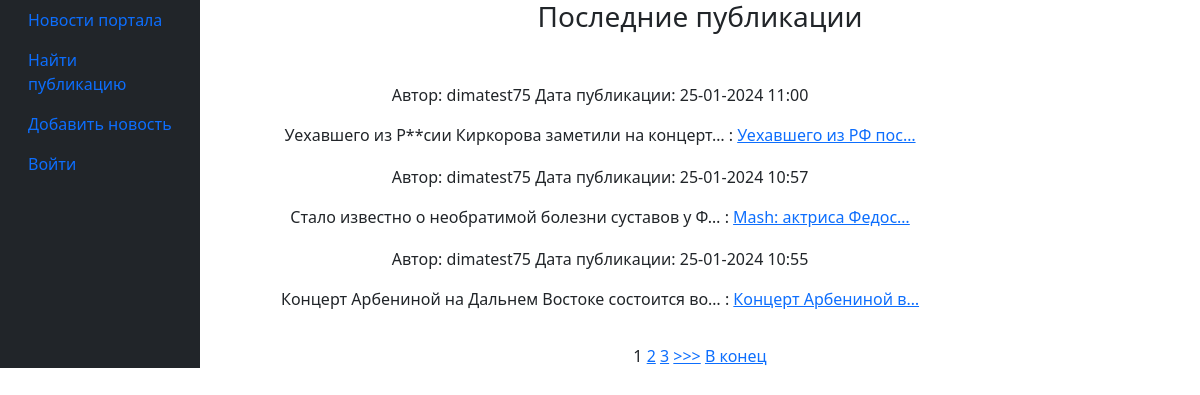
Before: / with the older database file.
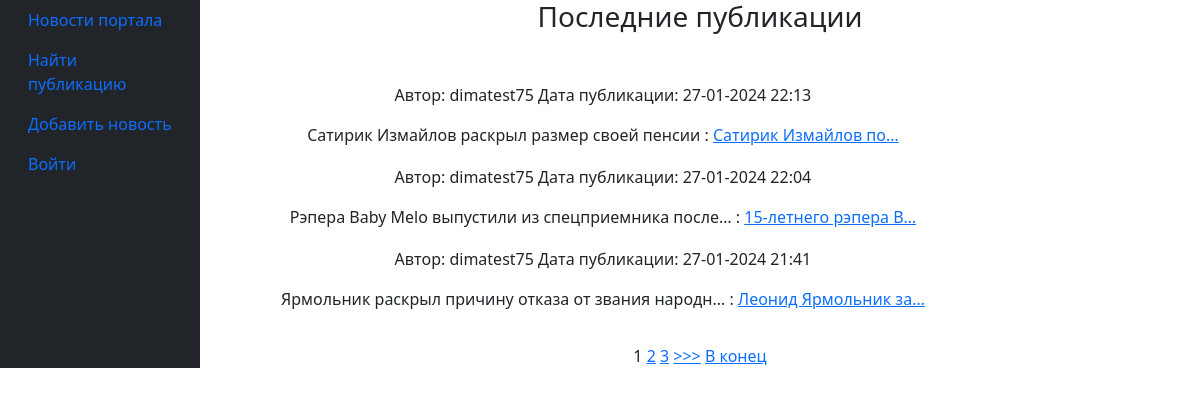
After: the same page with the newer database file.
### news/models.py (models this page shows, shortened)
class Post(models.Model):
    article = "AR"
    news = "NW"
    author = models.ForeignKey(Author,on_delete=models.CASCADE)
    post_type_choices = [(article, 'Статья'), (news, 'Новость')]
    post_type = models.CharField(max_length=2, choices=post_type_choices)
    created_at = models.DateTimeField(auto_now_add=True)
    categories = models.ManyToManyField(Category, through='PostCategory')
    title = models.CharField(max_length=255)
    text = models.TextField()
    rating = models.IntegerField(default=0)

class Author(models.Model):
    user = models.OneToOneField(User, on_delete=models.CASCADE)
    rating = models.IntegerField(default=0)
    def __str__(self):
        return self.user.username

### news/views.py (the view)
# urls.py: path('', PostList.as_view()),
class PostList(ListView):
    model = Post
    template_name = 'news_list.html'
    context_object_name = 'postList'
    queryset = Post.objects.order_by('-created_at')
    paginate_by = 3
    def get_context_data(self, **kwargs):
        context = super().get_context_data(**kwargs)
        context['is_not_author'] = not self.request.user.groups.filter(name='authors').exists()
        return context

### news/templatetags/my_filters.py (called while the page is built)
@register.filter(name='censor')
def censor(value):
    if isinstance(value, str):
        result = str(value)
        for key in censor_dict.keys():
            result = result.replace(key, censor_dict[key])
        return result
    else:
        raise ValueError(f'Нельзя фильтровать то, что отличается от {type(value)}')

### templates/news_list.html (shortened to what this page needs)
{% extends 'default.html' %}
{% load my_filters %}
{% block content %}
    <h3>Последние публикации</h3>
    <br>
    {% if postList %}
        <ul>
            <table>
        {% for record in postList %}
            <tr>
                <p align="left">
                    <td><p>Автор: {{ record.author }}
                    Дата публикации: {{ record.created_at|date:'d-m-Y H:i' }}</p>
                    <p> {{ record.title|truncatechars:50|censor }} :
                    <a href="/news/{{ record.pk }}"> {{ record.text|truncatechars:20|censor }}</a></td>
                    </p>
            </tr>
        {% endfor %}
         </table>
        </ul>
        {% if is_paginated %}
            {% for num in page_obj.paginator.page_range %}
                {% if page_obj.number == num %}
                    <a>{{ num }}</a>
                {% elif num > page_obj.number|add:'-3' and num < page_obj.number|add:'3' %}
                    <a href="?page={{ num }}">{{ num }}</a>
                {% endif %}
            {% endfor %}
            {% if page_obj.has_next %}
                <a href="?page={{ page_obj.next_page_number }}">>>></a>
                <a href="?page={{ page_obj.paginator.num_pages }}">В конец</a>
            {% endif %}
        {% endif %}
    {% else %}
        <h3>Новостей нет =(</h3>
    {% endif %}
{% endblock %}

### templates/default.html (shortened to what this page needs)
<!DOCTYPE html>
<html lang="en">
<head>
    {% load static %}
    <link href="{% static 'css/styles.css' %}" rel="stylesheet" />
</head>
<body>
    <div class="container-fluid">
        <div class="row">
            <nav class="col-md-2 d-none d-md-block bg-dark sidebar">
                <div class="sidebar-sticky">
                    <ul class="nav flex-column">
                        <li class="nav-item">
                            <a class="nav-link active" href="/news/">
                                Новости портала
                            </a>
                        </li>
                        <li class="nav-item">
                            <a class="nav-link" href="/news/search">
                                Найти публикацию
                            </a>
                        </li>
                        <li class="nav-item">
                            <a class="nav-link" href="/news/add">
                                Добавить новость
                            </a>
                        </li>
                        <li class="nav-item">
                            {% if request.user.is_authenticated %}
                            <a class="nav-link"  href="/accounts/logout/">
                                Выйти
                            </a>
                            {% else %}
                            <a class="nav-link" href="/accounts/login/">
                                Войти
                            </a>
                            {% endif %}
                        </li>
                    </ul>
                </div>
            </nav>
            <main role="main" class="col-md-9 ml-sm-auto col-lg-10 px-4">
                <div class="container">
                    <div class="row">
                        <div class="col-lg-12 text-center">
                            {% block content %}{% endblock content %}
                        </div>
                    </div>
                </div>
            </main>
        </div>
    </div>
</body>
</html>

Changed rows visible on the page:
no longer on this page (row unchanged): Post: author "dimatest75", created_at "25-01-2024 11:00", title|censor "Уехавшего из Р**сии Киркорова заметили на концерт…", text|censor "Уехавшего из РФ пос…"
no longer on this page (row unchanged): Post: author "dimatest75", created_at "25-01-2024 10:57", title|censor "Стало известно о необратимой болезни суставов у Ф…", text|censor "Mash: актриса Федос…"
no longer on this page (row unchanged): Post: author "dimatest75", created_at "25-01-2024 10:55", title|censor "Концерт Арбениной на Дальнем Востоке состоится во…", text|censor "Концерт Арбениной в…"
added Post: author "dimatest75", created_at "27-01-2024 22:13", title|censor "Сатирик Измайлов раскрыл размер своей пенсии", text|censor "Сатирик Измайлов по…"
added Post: author "dimatest75", created_at "27-01-2024 22:04", title|censor "Рэпера Baby Melo выпустили из спецприемника после…", text|censor "15-летнего рэпера B…"
added Post: author "dimatest75", created_at "27-01-2024 21:41", title|censor "Ярмольник раскрыл причину отказа от звания народн…", text|censor "Леонид Ярмольник за…"
